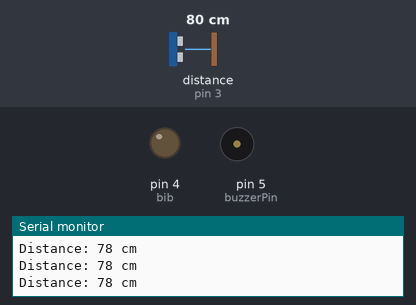
A sketch run on a simulated Arduino Uno, built with avr-gcc and run on an emulated ATmega328P. On the bench: output pins drawn as LEDs (lit = HIGH), buzzer (waves = sounding, pin HIGH), the last lines printed to the serial monitor. Wiring (inferred from the names in the program): ultrasonic range finder: trigger pin 2; echo pin 3. The inputs (shaded band) are chosen by the test bench; at power-on: distance to the obstacle (sensor on pin 3) 80 cm. The echo pulse lasts 58.3 µs per cm; pins used as bus, display or sensor lines are not drawn.

Above: at 1.3 s.
1.4 s: distance to the obstacle (sensor on pin 3) set to 33 cm
2.9 s: distance to the obstacle (sensor on pin 3) set to 27 cm
At 3.6 s:
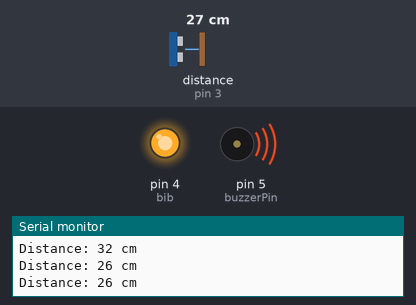
4.5 s: distance to the obstacle (sensor on pin 3) set to 35 cm
At 5.0 s:
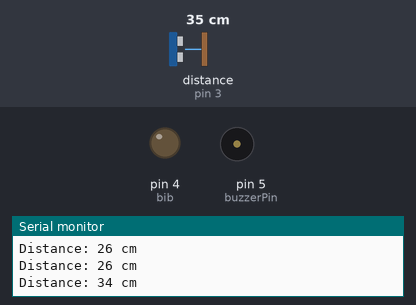
6.0 s: distance to the obstacle (sensor on pin 3) set to 2 cm
At 6.4 s:
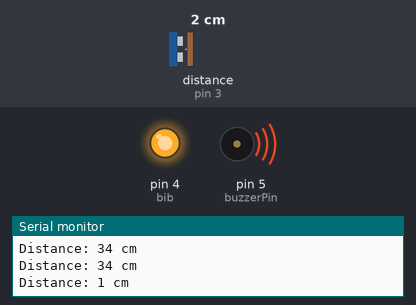
Timing chart, 0 to 8.5 s (numbered marks = the images above; inputs shaded):
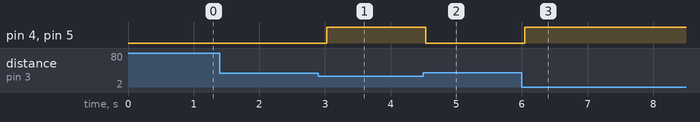

The sketch:

Third-Eye-Glove-Code.ino
```cpp
// Constants
const int triggerPin = 2;   // Ultrasonic sensor trigger pin
const int echoPin = 3;      // Ultrasonic sensor echo pin
const int bib = 4;       // LED pin
const int buzzerPin = 5;    // Buzzer pin

// Variables
long duration;              // Time taken for the ultrasonic pulse to return
int distance;               // Distance measured by the ultrasonic sensor

void setup() {
  pinMode(triggerPin, OUTPUT);
  pinMode(echoPin, INPUT);
  pinMode(bib, OUTPUT);
  pinMode(buzzerPin, OUTPUT);
  Serial.begin(9600);
}

void loop() {
  // Trigger ultrasonic pulse
  digitalWrite(triggerPin, LOW);
  delayMicroseconds(2);
  digitalWrite(triggerPin, HIGH);
  delayMicroseconds(10);
  digitalWrite(triggerPin, LOW);

  // Measure the duration of the pulse
  duration = pulseIn(echoPin, HIGH);

  // Calculate the distance in centimeters
  distance = duration * 0.034 / 2;

  // Print distance on the serial monitor
  Serial.print("Distance: ");
  Serial.print(distance);
  Serial.println(" cm");

  // Check the distance and control LED and buzzer accordingly
  if (distance < 30) {    // If distance is less than 30 cm
    digitalWrite(bib, HIGH);
    digitalWrite(buzzerPin, HIGH);
  } else {
    digitalWrite(bib, LOW);
    digitalWrite(buzzerPin, LOW);
  }

  delay(500);  // Delay between distance measurements
}
```

Measured:
- the behaviour switches between 31 and 30 cm on distance to the obstacle (sensor on pin 3) (found by bisection; images 0 and 1)
- after the input at 2.9 s, pin 4 (bib), pin 5 (buzzerPin): LOW → HIGH after 0.13 s
- after the input at 4.5 s, pin 4 (bib), pin 5 (buzzerPin): HIGH → LOW at once
- after the input at 6.0 s, pin 4 (bib), pin 5 (buzzerPin): LOW → HIGH at once
